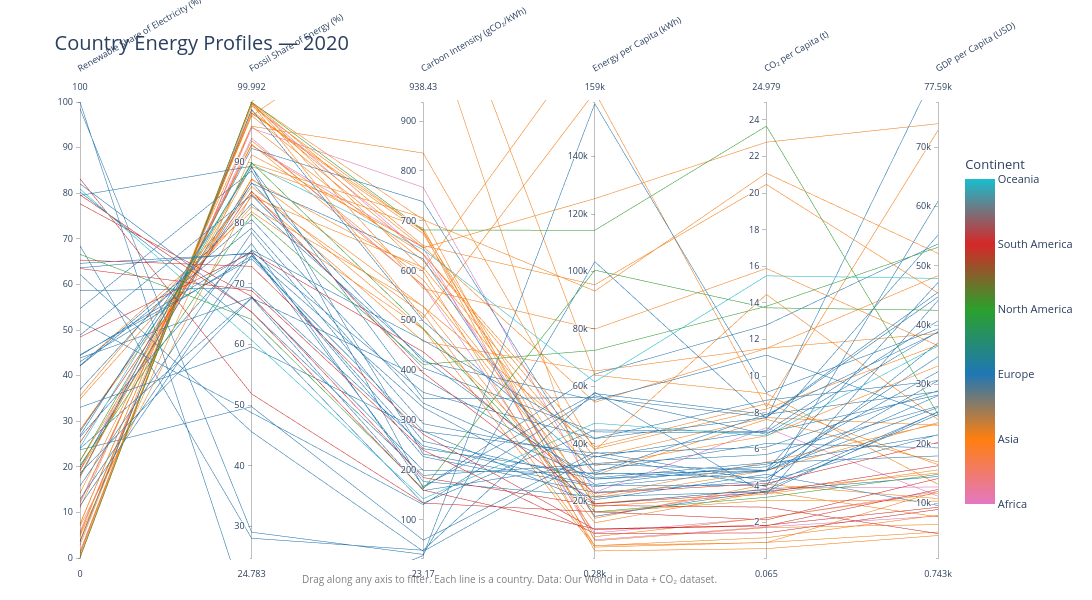

Here is the notebook cell this chart was saved with:
### Code cell
fig4 = build_parallel_coordinates(2020)
fig4.show()

### Figure 1 — Plotly figure (JSON) as saved in the notebook; plotly's stock layout.template omitted (floating-point values rounded to 4 significant figures; data arrays with more than 128 entries replaced by an {"elided": "..."} marker saying what was removed)
{"data": [{"dimensions": [{"label": "Renewable Share of Electricity (%)", "range": [0, 100], "values": {"elided": "187 float values"}}, {"label": "Fossil Share of Energy (%)", "range": [24.78, 99.99], "values": {"elided": "187 float values"}}, {"label": "Carbon Intensity (gCO₂/kWh)", "range": [23.17, 938.4], "values": {"elided": "187 float values"}}, {"label": "Energy per Capita (kWh)", "range": [284.7, 159000.0], "values": {"elided": "187 float values"}}, {"label": "CO₂ per Capita (t)", "range": [0.06525, 24.98], "values": {"elided": "187 float values"}}, {"label": "GDP per Capita (USD)", "range": [742.6, 77590.0], "values": {"elided": "187 float values"}}], "labelangle": -30, "labelside": "top", "line": {"cmax": 5, "cmin": 0, "color": {"elided": "187 int values"}, "colorbar": {"len": 0.8, "ticktext": ["Africa", "Asia", "Europe", "North America", "South America", "Oceania"], "tickvals": [0, 1, 2, 3, 4, 5], "title": {"text": "Continent"}}, "colorscale": [[0, "#e377c2"], [0.2, "#ff7f0e"], [0.4, "#1f77b4"], [0.6, "#2ca02c"], [0.8, "#d62728"], [1, "#17becf"]], "showscale": true}, "type": "parcoords"}], "layout": {"annotations": [{"font": {"color": "grey", "size": 10}, "showarrow": false, "text": "Drag along any axis to filter. Each line is a country. Data: Our World in Data + CO₂ dataset.", "x": 0.5, "xref": "paper", "y": -0.06, "yref": "paper"}], "font": {"size": 11}, "height": 600, "margin": {"b": 40, "l": 80, "r": 80, "t": 100}, "title": {"font": {"size": 20}, "text": "Country Energy Profiles — 2020"}, "width": 1200}}
